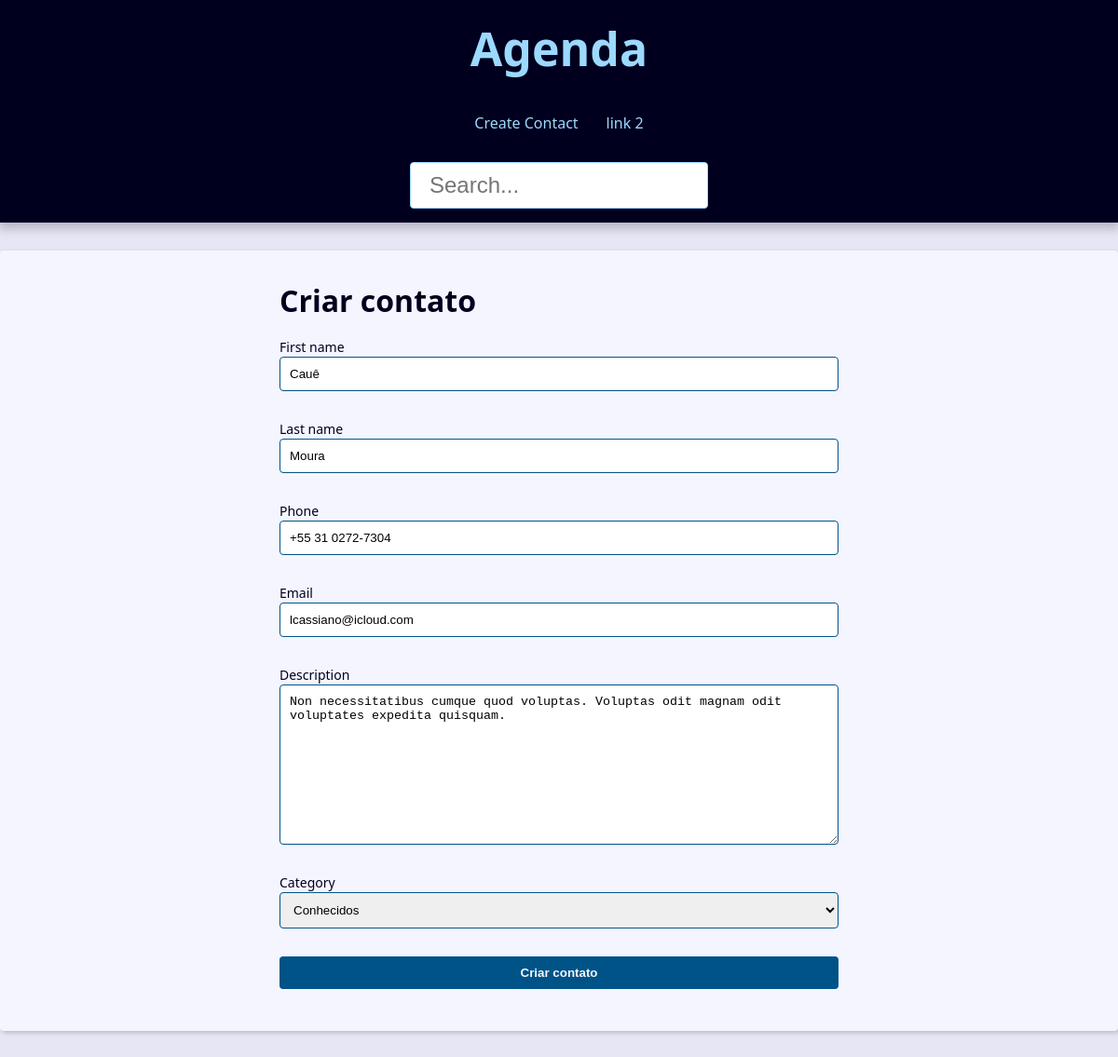
/contact/5/update/, run on the app's committed database.
### contact/models.py (models this page shows, shortened)
class Contact(models.Model):
    first_name = models.CharField(max_length=50)
    last_name = models.CharField(max_length=50)
    phone = models.CharField(max_length=50)
    email = models.EmailField(max_length=254, blank=True)
    created_date = models.DateTimeField(default=timezone.now)
    description = models.TextField( blank=True)
    show = models.BooleanField(default=True)
    picture = models.ImageField(blank=True, upload_to='pictures/%Y/%m/') # dentro media_root >> pictures/2025/10/
    category = models.ForeignKey(Category, on_delete=models.SET_NULL, null=True, blank=True)
    owner = models.ForeignKey(User, on_delete=models.SET_NULL, null=True, blank=True)

### contact/views/contact_forms.py (the view, shortened to what this page needs)
# urls.py: path('contact/<int:contact_id>/update/', view=views.update, name='update'),
def update(request, contact_id):
    contact = get_object_or_404(Contact, pk=contact_id, show=True)
    form_action = reverse('contact:update', args=(contact_id,))
    context = {
        'form': ContactForm(instance=contact),
        'form_action': form_action,
        'site_title': 'Criar contato - '
        }
    return render(request, 'contact/create.html', context)

### contact/forms.py (shortened to what this page needs)
class ContactForm(forms.ModelForm):
    class Meta:
        model = Contact
        fields = ('first_name', 'last_name', 'phone',
                  'email', 'description','category'
                 )
        widgets = {
            'first_name': forms.TextInput(
                attrs={
                    'class': 'contact-create-form-input',
                    'placeholder': 'Digite o nome do contato'
                }
            ),
        }

### contact/models.py (called while the page is built)
    def __str__(self) -> str:
        return f'{self.name}'

### contact/templates/contact/create.html (shortened to what this page needs)
{% extends "global/base.html" %}
{% block content %}
    <div class="form-wrapper">
        <h1 class="contact-create-title">
            Criar contato
        </h1>
        <form class="contact-create-form" method="POST" action="{{ form_action }}" enctype="multipart/form-data">
            {% for field in form %}
                <div class="form-content">
                    <div class="form-group">
                        <label for="{{ field.id_for_label }}" class="contact-create-form-label">{{ field.label }}</label>
                        {{ field }}
                    </div>
                </div>
            {% endfor %}
            <div class="form-content">
                <div class="form-group">
                    <button type="submit" class="btn">
                        Criar contato
                    </button>
                </div>
            </div>
        </form>
    </div>
{% endblock content %}

### base_static/global/css/style.css (style rules this page uses)
:root { --spacing: 1.5rem; --link-dark-color: rgb(0, 83, 134); --link-light-color: rgb(156, 217, 255); --clr-white: rgb(245, 245, 255); --clr-black: rgb(0, 0, 30); --clr-light-gray: rgb(230, 230, 245); --clr-dark-shadow-5: rgba(0, 0, 10, 5%); --clr-dark-shadow-10: rgba(0, 0, 10, 10%); --clr-dark-shadow-20: rgba(0, 0, 10, 20%); --clr-light-shadow-5: rgba(200, 200, 255, 5%); --clr-light-shadow-10: rgba(200, 200, 255, 10%); --clr-light-shadow-20: rgba(200, 200, 255, 20%); --main-page-width: 120rem; --table-min-width: 60rem; --biggest-font-size: 5rem; --bigger-font-size: 4rem; --big-font-size: 3.2rem; --medium-font-size: 2.4rem; --small-font-size: 1.6rem; --smaller-font-size: 1.4rem; --smallest-font-size: 1.2rem; --transition-fast: 300ms; --transition-medium: 600ms; --transition-slow: 1s; --default-border-radius: 4px; }
*, *::before, *::after { margin: 0; padding: 0; box-sizing: border-box; }
html { font-size: 62.5%; }
body { font-family: system-ui, -apple-system, BlinkMacSystemFont, 'Segoe UI', Roboto, Oxygen, Ubuntu, Cantarell, 'Open Sans', 'Helvetica Neue', sans-serif; line-height: 1.5; font-size: var(--small-font-size); color: var(--clr-black); -webkit-font-smoothing: antialiased; background: var(--clr-light-gray); }
.form-wrapper { max-width: 60rem; margin: var(--spacing) auto; }
.form-content { margin: var(--spacing) 0; }
.form-group { display: flex; flex-direction: column; padding-bottom: var(--spacing); }
.form-group input, .form-group textarea, .form-group select { padding: 1rem; border-radius: var(--default-border-radius); border: 1px solid var(--link-dark-color); }
.form-group label { font-size: var(--smaller-font-size); }
.btn { background-color: var(--link-dark-color); color: var(--clr-white); font-weight: bold; border: none; padding: 1rem 2rem; border-radius: var(--default-border-radius); cursor: pointer; transition: filter var(--transition-fast) ease-in-out; }

### data on the page
Contact: form "Cauê" "Moura" "+55 31 0272-7304" "lcassiano@icloud.com" "Non necessitatibus cumque quod voluptas. Voluptas odit magnam odit voluptates expedita quisquam." "Conhecidos"

### other printed values
{{ field.label }} "First name" "Last name" "Phone" "Email" "Description" "Category"
